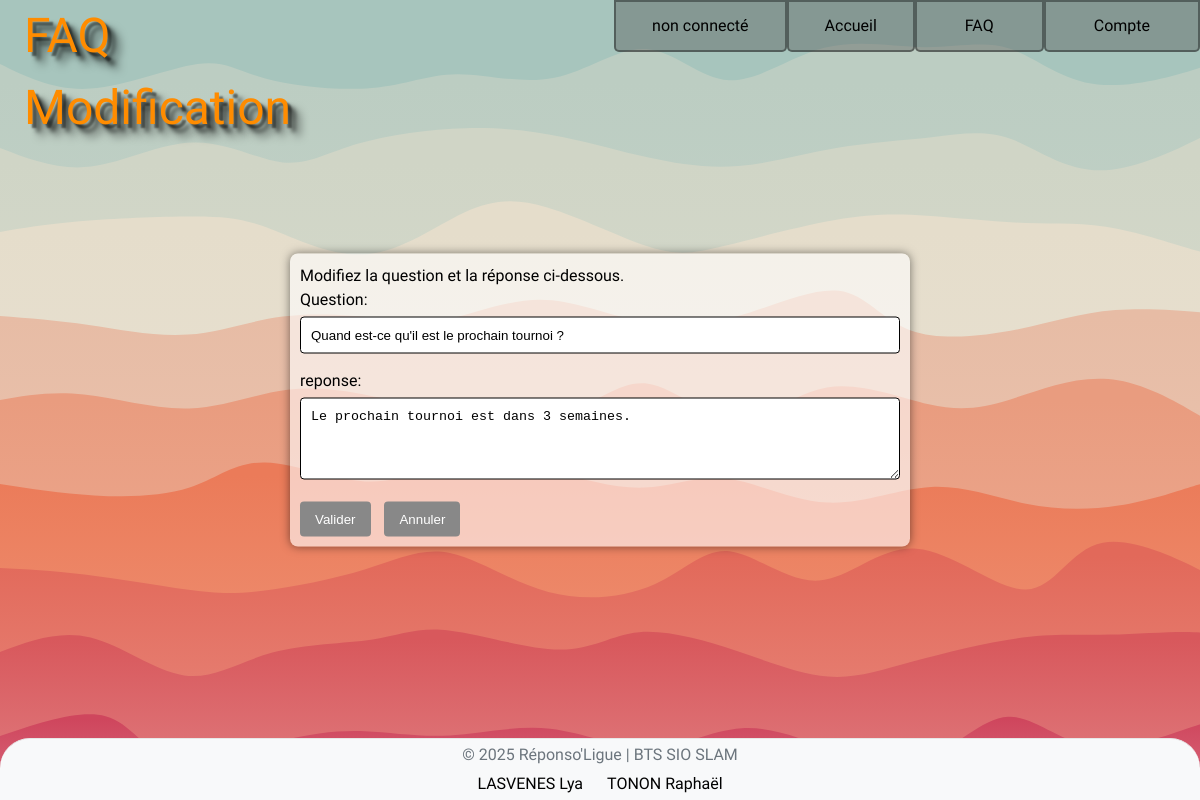
The app's page /FAQ/FAQModification/msgmod.php?id=1 with its own data.
### tables this page shows
CREATE TABLE `faq` (
  `id_Q` bigint(1) NOT NULL,
  `id_FAQ` int(1) NOT NULL DEFAULT 5,
  `question` text DEFAULT NULL,
  `reponse` text DEFAULT NULL,
  `dat_question` datetime NOT NULL DEFAULT current_timestamp(),
  `dat_reponse` datetime NOT NULL DEFAULT current_timestamp(),
  `id_user` bigint(11) NOT NULL
);

### FAQ/components/msglist.php (called while the page is built, shortened)
<?php
$servername = "localhost";
$username = "root";
$password = "";
$dbname = "app-faq_m2l";
$conn = new mysqli($servername, $username, $password, $dbname);
function fetchMessage($id) {
    global $conn;
    $sql = "SELECT * FROM faq WHERE id_Q = " . intval($id);
    $result = $conn->query($sql);
    $messageData = [];
    if ($result) {
        if ($result->num_rows > 0) {
            $messageData = $result->fetch_assoc();
        }
    }
    return $messageData;
 }
?>

### FAQ/FAQModification/msgmod.php (the view, shortened to what this page needs)
<!DOCTYPE html>
<html lang="en">
<head>
<?php
    include "../components/header.php";
    include "../components/msglist.php";
    $id_Q = isset($_GET['id']) ? $_GET['id'] : null;
    $msgdata = fetchMessage($id_Q);
    ?>
</head>
<body>
<div  class="magicpattern">
    <div class="flex-title"> FAQ Modification </div>
    <?php include "../components/navbar.php"; ?>
    <div class="form-container">
        <p>Modifiez la question et la réponse ci-dessous.</p>
        <form method="post">
            <label for="question">Question:</label>
            <input type="text" id="question" name="question" value="<?php echo isset($msgdata['question']) ? htmlspecialchars($msgdata['question']) : ''; ?>" required>
            <label for="reponse">reponse:</label>
            <textarea id="reponse" name="reponse" rows="4"><?php echo isset($msgdata['reponse']) ? htmlspecialchars($msgdata['reponse']) : ''; ?></textarea>
            <button type="submit">Valider</button>
            <button type="reset">Annuler</button>
        </form>
    </div>
    <?php include '../components/footer.php';?></div>
</body>
</html>

### style/main.css (style rules this page uses)
html { font-size: 16px; font-family: "Ubuntu", sans-serif; line-height: 1.5; }
body, p { margin: 0; padding: 0; box-sizing: border-box; }
.flex-title { width: 14%; height: 4vh; position: absolute; display: flex; align-items: flex-start; margin-left: 2%; z-index: 1; font-size: 3em; color: #FF8C00; text-shadow: 4px 4px 2px rgba(0, 0, 0, 0.5), 8px 8px 4px rgba(0, 0, 0, 0.5), 12px 12px 8px rgba(0, 0, 0, 0.5); }
.form-container { background-color: rgba(255, 255, 255, 0.6); box-shadow: 0 0 10px rgba(0, 0, 0, 0.5); border-radius: 8px; padding: 10px; width: 80%; max-width: 600px; margin: 0 auto; position: absolute; top: 50%; left: 50%; transform: translate(-50%, -50%); }
.form-container input, .form-container textarea { width: 100%; padding: 10px; margin-bottom: 15px; border: 1px solid #000; border-radius: 4px; box-sizing: border-box; }
.form-container button { padding: 10px 15px; background-color: #888; color: white; border: none; border-radius: 4px; cursor: pointer; margin-right: 10px; }
.form-container label { display: block; margin-bottom: 5px; }

### style/magicpatrnligue.css (style rules this page uses)
.magicpattern { min-height: 100vh; max-height: 100%; z-index: -1; background-size: cover; background-position: center center; background-repeat: repeat; }

### records on screen
faq: question "Quand est-ce qu'il est le prochain tournoi ?", reponse "Le prochain tournoi est dans 3 semaines."

### other values on screen
$displayName "non connecté"
